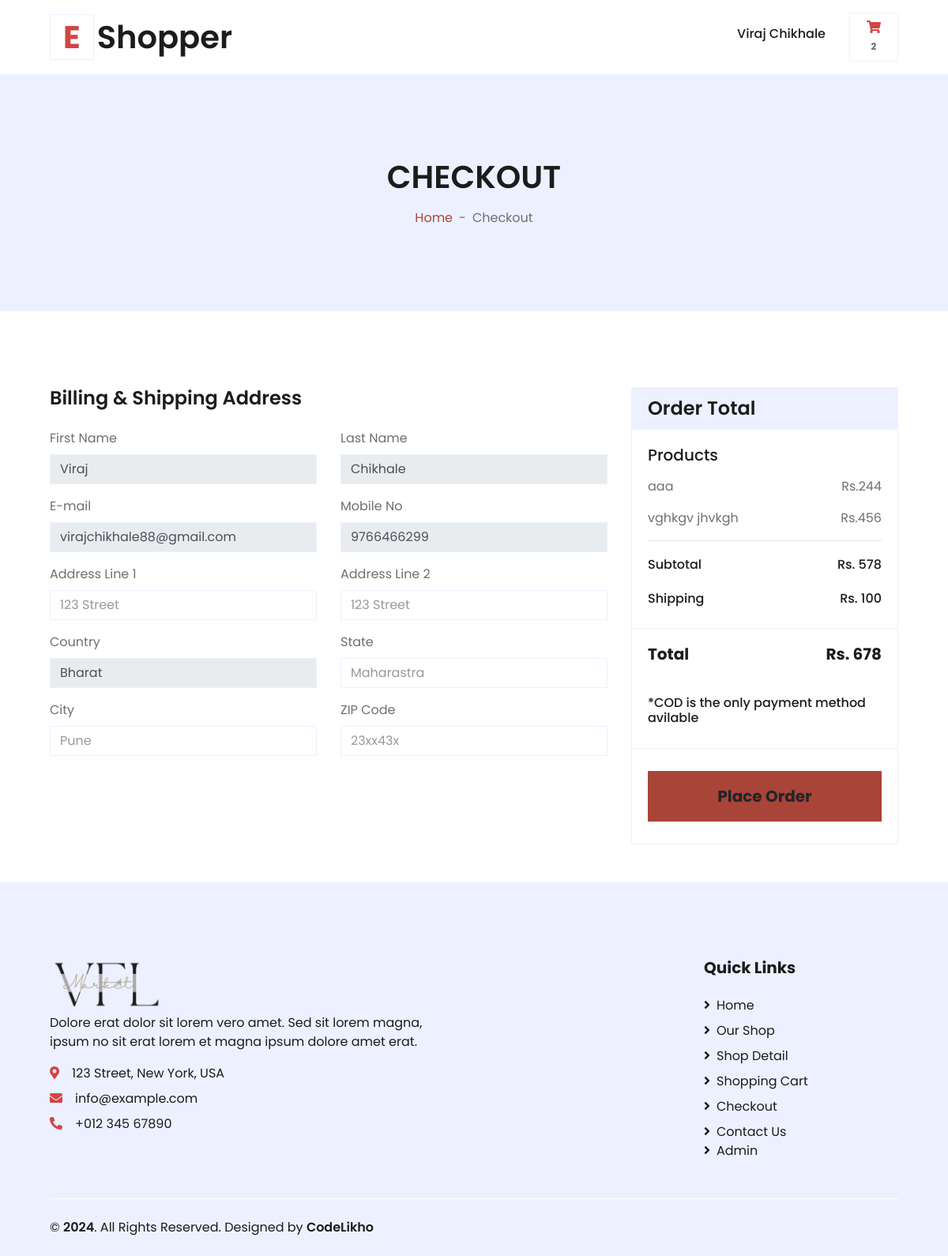
Page /ui/checkout.php (signed in) on the earlier database version.
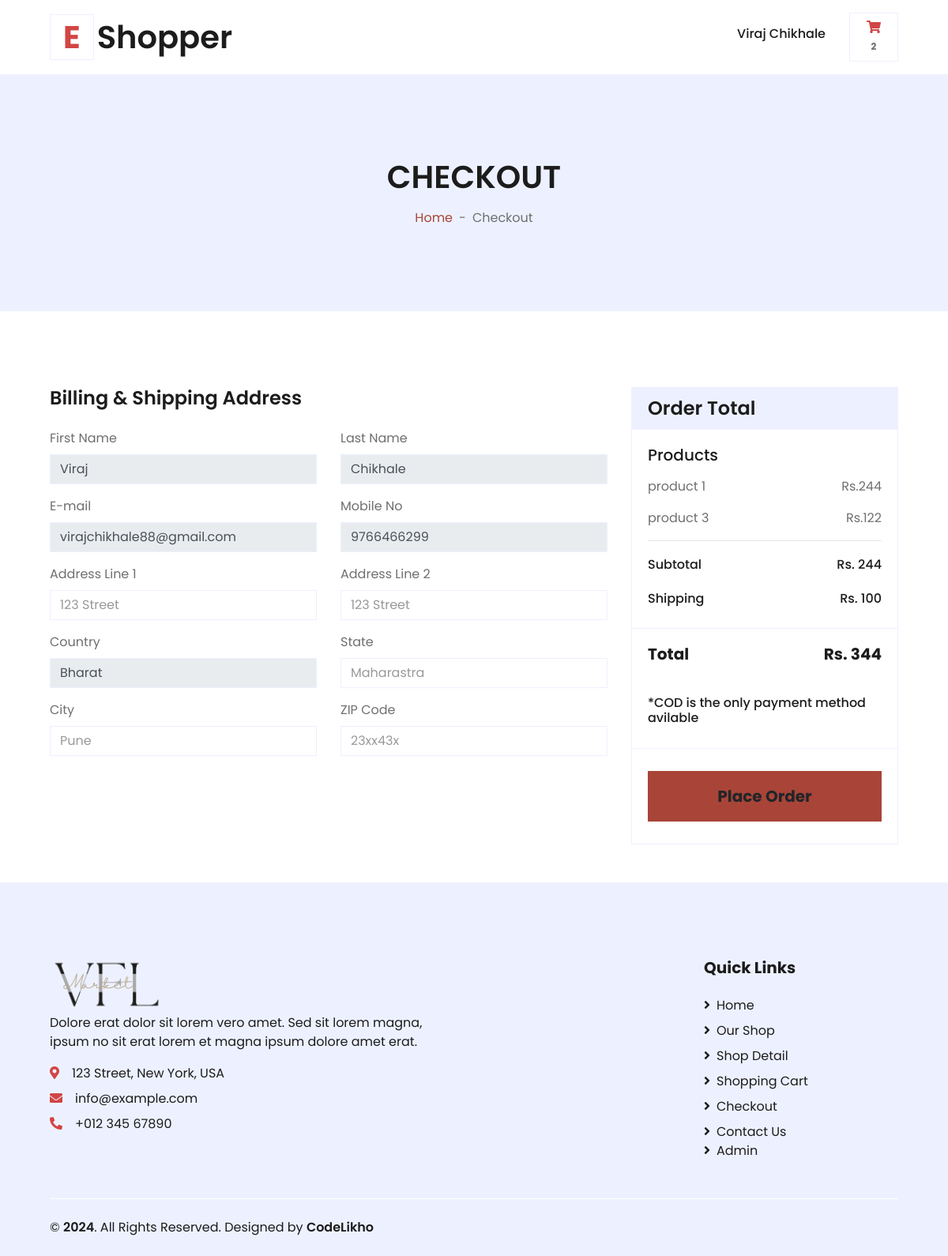
Same page on the later database version.
### tables this page shows
CREATE TABLE IF NOT EXISTS `cart` (
  `id` int(11) NOT NULL AUTO_INCREMENT,
  `cid` varchar(10) NOT NULL,
  `quantity` varchar(10) NOT NULL,
  `pid` varchar(10) NOT NULL,
  PRIMARY KEY (`id`)
);

CREATE TABLE IF NOT EXISTS `products` (
  `id` int(11) NOT NULL AUTO_INCREMENT,
  `name` varchar(50) NOT NULL,
  `category` varchar(20) NOT NULL,
  `type` varchar(100) NOT NULL,
  `img` varchar(50) NOT NULL,
  `oprise` int(50) NOT NULL,
  `dprise` int(50) NOT NULL,
  `description` varchar(50) NOT NULL,
  `aid` varchar(50) NOT NULL,
  `quantity` varchar(50) NOT NULL,
  `sale` int(11) NOT NULL DEFAULT '0',
  PRIMARY KEY (`id`)
);

### ui/checkout.php (the view, shortened to what the changed rows need)
<!DOCTYPE html>
<html lang="en">
<head>
    <link href="https://cdnjs.cloudflare.com/ajax/libs/font-awesome/5.10.0/css/all.min.css" rel="stylesheet">
    <link href="lib/owlcarousel/assets/owl.carousel.min.css" rel="stylesheet">
    <link href="css/style.css" rel="stylesheet">
</head>
<body>
    <?php
        $sql = "select * from `customer_reg` where email='".$_SESSION["user"]."'";
        $ur = mysql_fetch_array(mysql_query($sql));
    ?>
<div class="container-fluid">
        <div class="row align-items-center py-3 px-xl-5">
            <div class="col-lg-3 d-none d-lg-block">
                <a href="" class="text-decoration-none">
                    <h1 class="m-0 display-5 font-weight-semi-bold"><span class="text-primary font-weight-bold border px-3 mr-1">E</span>Shopper</h1>
                </a>
            </div>
        </div>
    </div>
    <div class="container-fluid bg-secondary mb-5">
        <div class="d-flex flex-column align-items-center justify-content-center" style="min-height: 300px">
            <h1 class="font-weight-semi-bold text-uppercase mb-3">Checkout</h1>
        </div>
    </div>
    <div class="container-fluid pt-5">
        <div class="row px-xl-5">
            <div class="col-lg-4">
                <div class="card border-secondary mb-5">
                    <div class="card-body">
                        <?php
                        $res = mysql_query("select * from cart where cid='".$ur['id']."'");
                        $id = 1;
                        $sum = 0;
                        while($row = mysql_fetch_array($res))
                        {
                            $resu = mysql_query("select * from products where id='".$row['pid']."'");
                            $roww = mysql_fetch_array($resu)
                        ?>
                            <div class="d-flex justify-content-between">
                                <p><?php echo $roww['name'];?></p>
                                <p>Rs.<?php echo $roww['dprise']*$row['quantity'];?></p>
                            </div>
                        <?php
                        $sum = $sum + $roww['dprise'];
                        $id++; }
                        ?>
                        <div class="d-flex justify-content-between mb-3 pt-1">
                            <h6 class="font-weight-medium">Rs. <span id="total"><?php echo $sum;?></span></h6>
                        </div>
                    </div>
                    <div class="card-footer border-secondary bg-transparent">
                        <div class="d-flex justify-content-between mt-2">
                            <h5 class="font-weight-bold">Rs. <span id="f_total"><?php echo $sum + 100;?></span></h5>
                        </div>
                    </div>
                </div>
            </div>
        </div>
    </div>
</body>
</html>

Differences in the rows shown:
removed cart: products.name "aaa", $roww['dprise']*$row['quantity'] "244"
removed cart: products.name "vghkgv jhvkgh", products.dprise "456"
added cart: products.name "product 1", $roww['dprise']*$row['quantity'] "244"
added cart: products.name "product 3", products.dprise "122"
Other differences:
$sum: "578" → "244"
$sum + 100: "678" → "344"
